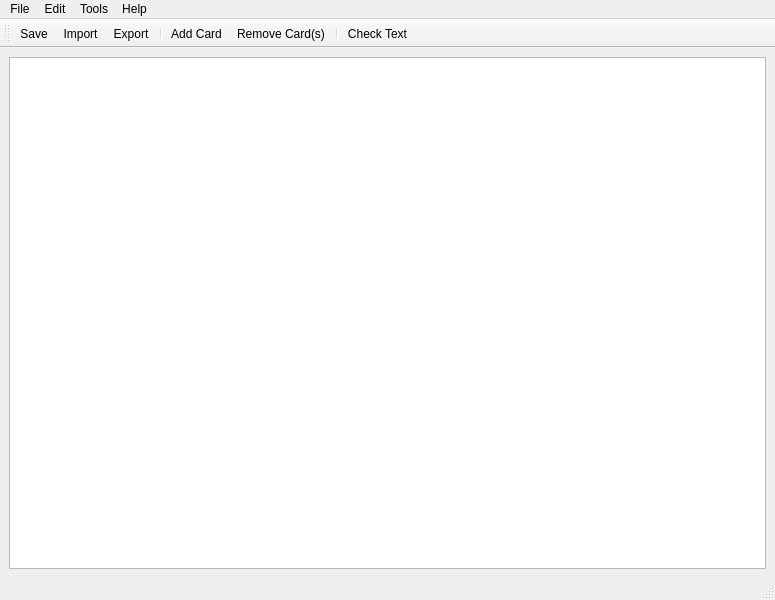
<?xml version="1.0" encoding="UTF-8"?>
<ui version="4.0">
 <class>MainWindow</class>
 <widget class="QMainWindow" name="MainWindow">
  <property name="geometry">
   <rect>
    <x>0</x>
    <y>0</y>
    <width>775</width>
    <height>600</height>
   </rect>
  </property>
  <property name="windowTitle">
   <string>Cards Against Humanity Helper</string>
  </property>
  <widget class="QWidget" name="centralwidget">
   <layout class="QHBoxLayout" name="horizontalLayout">
    <item>
     <widget class="QTableView" name="tableView">
      <property name="sizePolicy">
       <sizepolicy hsizetype="Expanding" vsizetype="Expanding">
        <horstretch>5</horstretch>
        <verstretch>0</verstretch>
       </sizepolicy>
      </property>
      <property name="editTriggers">
       <set>QAbstractItemView::DoubleClicked</set>
      </property>
      <property name="alternatingRowColors">
       <bool>true</bool>
      </property>
      <property name="sortingEnabled">
       <bool>true</bool>
      </property>
     </widget>
    </item>
   </layout>
  </widget>
  <widget class="QMenuBar" name="menubar">
   <property name="geometry">
    <rect>
     <x>0</x>
     <y>0</y>
     <width>775</width>
     <height>20</height>
    </rect>
   </property>
   <widget class="QMenu" name="menuCAH_Helper">
    <property name="title">
     <string>File</string>
    </property>
    <addaction name="actionImport"/>
    <addaction name="actionExport"/>
    <addaction name="actionSpeichern"/>
   </widget>
   <widget class="QMenu" name="menuEdit">
    <property name="title">
     <string>Edit</string>
    </property>
    <addaction name="actionAdd_Card"/>
    <addaction name="actionRemove_Card_s"/>
    <addaction name="actionCheck_Text"/>
   </widget>
   <widget class="QMenu" name="menuTools">
    <property name="title">
     <string>Tools</string>
    </property>
    <addaction name="actionOptions"/>
   </widget>
   <widget class="QMenu" name="menuHelp">
    <property name="title">
     <string>Help</string>
    </property>
    <addaction name="actionAbout"/>
   </widget>
   <addaction name="menuCAH_Helper"/>
   <addaction name="menuEdit"/>
   <addaction name="menuTools"/>
   <addaction name="menuHelp"/>
  </widget>
  <widget class="QStatusBar" name="statusbar"/>
  <widget class="QToolBar" name="toolBar">
   <property name="windowTitle">
    <string>toolBar</string>
   </property>
   <attribute name="toolBarArea">
    <enum>TopToolBarArea</enum>
   </attribute>
   <attribute name="toolBarBreak">
    <bool>false</bool>
   </attribute>
   <addaction name="actionSpeichern"/>
   <addaction name="actionImport"/>
   <addaction name="actionExport"/>
   <addaction name="separator"/>
   <addaction name="actionAdd_Card"/>
   <addaction name="actionRemove_Card_s"/>
   <addaction name="separator"/>
   <addaction name="actionCheck_Text"/>
  </widget>
  <action name="actionImport">
   <property name="icon">
    <iconset resource="resources.qrc">
     <normaloff>:/images/images/import.svg</normaloff>:/images/images/import.svg</iconset>
   </property>
   <property name="text">
    <string>Import</string>
   </property>
   <property name="shortcut">
    <string>Ctrl+I</string>
   </property>
  </action>
  <action name="actionExport">
   <property name="icon">
    <iconset>
     <normalon>:/images/images/export.svg</normalon>
    </iconset>
   </property>
   <property name="text">
    <string>Export</string>
   </property>
   <property name="shortcut">
    <string>Ctrl+E</string>
   </property>
  </action>
  <action name="actionSpeichern">
   <property name="icon">
    <iconset>
     <normalon>:/images/images/save.svg</normalon>
    </iconset>
   </property>
   <property name="text">
    <string>Save</string>
   </property>
   <property name="shortcut">
    <string>Ctrl+S</string>
   </property>
  </action>
  <action name="actionAdd_Card">
   <property name="icon">
    <iconset resource="resources.qrc">
     <normaloff>:/images/images/add.svg</normaloff>:/images/images/add.svg</iconset>
   </property>
   <property name="text">
    <string>Add Card</string>
   </property>
   <property name="shortcut">
    <string>Ctrl+N</string>
   </property>
  </action>
  <action name="actionRemove_Card_s">
   <property name="icon">
    <iconset>
     <normalon>:/images/images/remove.svg</normalon>
    </iconset>
   </property>
   <property name="text">
    <string>Remove Card(s)</string>
   </property>
   <property name="shortcut">
    <string>Del</string>
   </property>
  </action>
  <action name="actionOptions">
   <property name="icon">
    <iconset>
     <normalon>:/images/images/settings.svg</normalon>
    </iconset>
   </property>
   <property name="text">
    <string>Settings</string>
   </property>
   <property name="toolTip">
    <string>Settings</string>
   </property>
  </action>
  <action name="actionAbout">
   <property name="text">
    <string>About</string>
   </property>
  </action>
  <action name="actionCheck_Text">
   <property name="icon">
    <iconset resource="resources.qrc">
     <normaloff>:/images/images/spelling.svg</normaloff>:/images/images/spelling.svg</iconset>
   </property>
   <property name="text">
    <string>Check Text</string>
   </property>
  </action>
 </widget>
 <resources>
  <include location="resources.qrc"/>
 </resources>
 <connections/>
</ui>
